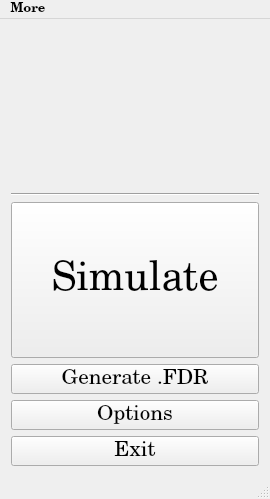
<?xml version="1.0" encoding="UTF-8"?>
<ui version="4.0">
 <class>MainWindow</class>
 <widget class="QMainWindow" name="MainWindow">
  <property name="geometry">
   <rect>
    <x>0</x>
    <y>0</y>
    <width>270</width>
    <height>499</height>
   </rect>
  </property>
  <property name="maximumSize">
   <size>
    <width>800</width>
    <height>1200</height>
   </size>
  </property>
  <property name="windowTitle">
   <string>QAR-Plane</string>
  </property>
  <property name="windowIcon">
   <iconset resource="appfiles.qrc">
    <normaloff>:/pictures/qarplane.png</normaloff>:/pictures/qarplane.png</iconset>
  </property>
  <property name="toolButtonStyle">
   <enum>Qt::ToolButtonIconOnly</enum>
  </property>
  <property name="tabShape">
   <enum>QTabWidget::Rounded</enum>
  </property>
  <widget class="QWidget" name="centralWidget">
   <layout class="QVBoxLayout" name="verticalLayout_2">
    <item>
     <layout class="QVBoxLayout" name="verticalLayout">
      <item>
       <widget class="QLabel" name="label">
        <property name="enabled">
         <bool>true</bool>
        </property>
        <property name="sizePolicy">
         <sizepolicy hsizetype="Fixed" vsizetype="Fixed">
          <horstretch>0</horstretch>
          <verstretch>0</verstretch>
         </sizepolicy>
        </property>
        <property name="minimumSize">
         <size>
          <width>100</width>
          <height>100</height>
         </size>
        </property>
        <property name="maximumSize">
         <size>
          <width>800</width>
          <height>800</height>
         </size>
        </property>
        <property name="baseSize">
         <size>
          <width>200</width>
          <height>200</height>
         </size>
        </property>
        <property name="font">
         <font>
          <family>Century Gothic</family>
          <pointsize>24</pointsize>
          <weight>75</weight>
          <bold>true</bold>
         </font>
        </property>
        <property name="layoutDirection">
         <enum>Qt::LeftToRight</enum>
        </property>
        <property name="frameShape">
         <enum>QFrame::NoFrame</enum>
        </property>
        <property name="text">
         <string/>
        </property>
        <property name="pixmap">
         <pixmap resource="appfiles.qrc">:/pictures/qarplane.png</pixmap>
        </property>
        <property name="scaledContents">
         <bool>true</bool>
        </property>
        <property name="alignment">
         <set>Qt::AlignCenter</set>
        </property>
        <property name="wordWrap">
         <bool>false</bool>
        </property>
       </widget>
      </item>
      <item>
       <widget class="Line" name="line">
        <property name="orientation">
         <enum>Qt::Horizontal</enum>
        </property>
       </widget>
      </item>
      <item>
       <widget class="QPushButton" name="pushButton">
        <property name="sizePolicy">
         <sizepolicy hsizetype="Minimum" vsizetype="Minimum">
          <horstretch>0</horstretch>
          <verstretch>0</verstretch>
         </sizepolicy>
        </property>
        <property name="font">
         <font>
          <family>Century</family>
          <pointsize>30</pointsize>
         </font>
        </property>
        <property name="text">
         <string>Simulate</string>
        </property>
        <property name="autoDefault">
         <bool>false</bool>
        </property>
        <property name="default">
         <bool>false</bool>
        </property>
        <property name="flat">
         <bool>false</bool>
        </property>
       </widget>
      </item>
      <item>
       <widget class="QPushButton" name="pushButton_3">
        <property name="sizePolicy">
         <sizepolicy hsizetype="Minimum" vsizetype="Fixed">
          <horstretch>0</horstretch>
          <verstretch>0</verstretch>
         </sizepolicy>
        </property>
        <property name="font">
         <font>
          <family>Century</family>
          <pointsize>16</pointsize>
         </font>
        </property>
        <property name="text">
         <string>Generate .FDR</string>
        </property>
       </widget>
      </item>
      <item>
       <widget class="QPushButton" name="pushButton_2">
        <property name="font">
         <font>
          <family>Century</family>
          <pointsize>16</pointsize>
         </font>
        </property>
        <property name="text">
         <string>Options</string>
        </property>
       </widget>
      </item>
      <item>
       <widget class="QPushButton" name="pushButton_4">
        <property name="font">
         <font>
          <family>Century</family>
          <pointsize>16</pointsize>
         </font>
        </property>
        <property name="text">
         <string>Exit</string>
        </property>
       </widget>
      </item>
     </layout>
    </item>
   </layout>
  </widget>
  <widget class="QMenuBar" name="menuBar">
   <property name="geometry">
    <rect>
     <x>0</x>
     <y>0</y>
     <width>270</width>
     <height>22</height>
    </rect>
   </property>
   <property name="font">
    <font>
     <family>Century</family>
     <pointsize>10</pointsize>
     <weight>75</weight>
     <bold>true</bold>
    </font>
   </property>
   <widget class="QMenu" name="menuOptions">
    <property name="title">
     <string>More</string>
    </property>
    <addaction name="actionInfo"/>
    <addaction name="actionOptions"/>
    <addaction name="actionExit"/>
   </widget>
   <addaction name="menuOptions"/>
  </widget>
  <widget class="QStatusBar" name="statusBar"/>
  <action name="actionInfo">
   <property name="icon">
    <iconset resource="appfiles.qrc">
     <normaloff>:/pictures/info.png</normaloff>:/pictures/info.png</iconset>
   </property>
   <property name="text">
    <string>Info</string>
   </property>
   <property name="font">
    <font>
     <family>Century</family>
     <pointsize>10</pointsize>
    </font>
   </property>
   <property name="iconVisibleInMenu">
    <bool>true</bool>
   </property>
  </action>
  <action name="actionOptions">
   <property name="icon">
    <iconset resource="appfiles.qrc">
     <normaloff>:/pictures/options.png</normaloff>:/pictures/options.png</iconset>
   </property>
   <property name="text">
    <string>Options</string>
   </property>
   <property name="font">
    <font>
     <family>Century</family>
     <pointsize>10</pointsize>
    </font>
   </property>
   <property name="iconVisibleInMenu">
    <bool>true</bool>
   </property>
  </action>
  <action name="actionExit">
   <property name="icon">
    <iconset resource="appfiles.qrc">
     <normaloff>:/pictures/exit.png</normaloff>:/pictures/exit.png</iconset>
   </property>
   <property name="text">
    <string>Exit</string>
   </property>
   <property name="font">
    <font>
     <family>Century</family>
     <pointsize>10</pointsize>
    </font>
   </property>
   <property name="iconVisibleInMenu">
    <bool>true</bool>
   </property>
  </action>
 </widget>
 <layoutdefault spacing="6" margin="11"/>
 <resources>
  <include location="appfiles.qrc"/>
 </resources>
 <connections/>
</ui>
